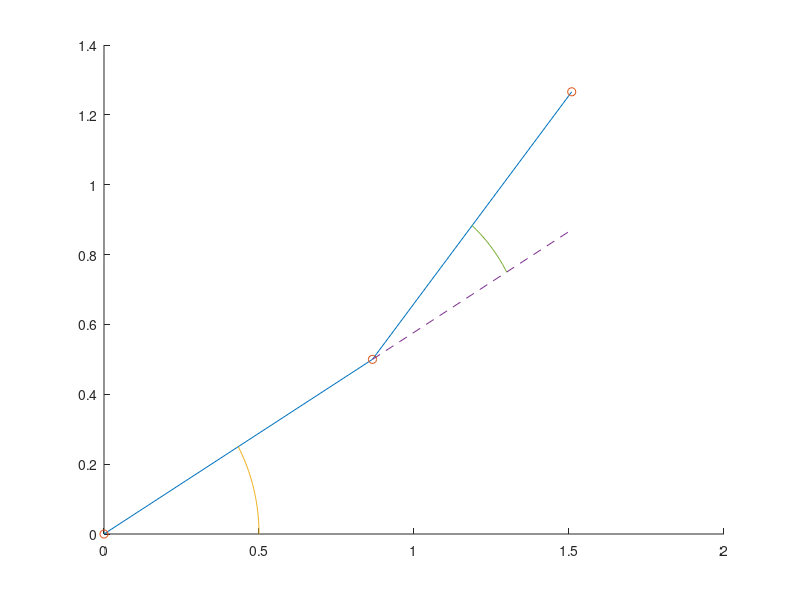

Here is the MATLAB script that generated this plot:
function test1
clear all; close all;
hold on;

L1=1;
L2=1;
theta1=30*pi/180;
theta2=20*pi/180;

x1=L1*cos(theta1);
y1=L2*sin(theta1);
x2=L1*cos(theta1)+L2*cos(theta1+theta2);
y2=L1*sin(theta1)+L2*sin(theta1+theta2);
x=[0 x1 x2];
y=[0 y1 y2];
plot(x,y);
plot(x,y,'o')


%????????Theta?????????
thetas=linspace(0,theta1,21);
theta0=0;
r0=0;
a=0.5;
for idx=1:length(thetas)
    theta=thetas(idx);
    r(idx)= r0*cos(theta-theta0)+sqrt((r0*cos(theta-theta0))^2-(r0^2-a^2));      
end
polar(thetas,r);


%?P1??????Theta2???OP1?????
r0=L1;
a=0.5;
theta0=theta1;
x=sqrt((L1^2+a^2)-2*L1*a*cos(pi-theta2));
theta3=acos((L1^2+x^2-a^2)/(2*L1*x));
thetas=linspace(theta1,theta1+theta3,21);
for idx=1:length(thetas)
    theta=thetas(idx);
    r(idx)= r0*cos(theta-theta0)+sqrt((r0*cos(theta-theta0))^2-(r0^2-a^2));      
end
xslice=a*3;
ybound=y1/x1*xslice;
plot([x1 xslice],[y1 ybound],'--');
polar(thetas,r);




end